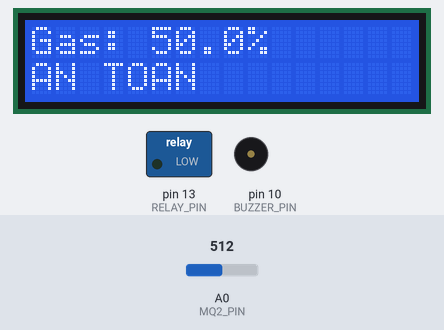
This sketch was run on a simulated Arduino Uno, built with avr-gcc and run on an emulated ATmega328P. On the bench: 16×2 character LCD, switched loads named in the sketch (green lamp = pin HIGH), buzzer (waves = sounding). The test bench sets the inputs (shaded band); at power-on: A0 (MQ2_PIN) = 512. What the sketch prints to the serial monitor is not drawn.

Above: at 3.2 s.
3.3 s: A0 (MQ2_PIN) set to 655
At 4.7 s:
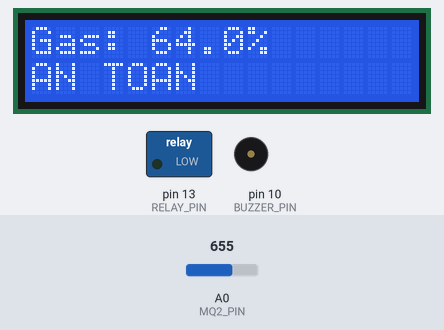
5.0 s: A0 (MQ2_PIN) set to 674
At 6.3 s:
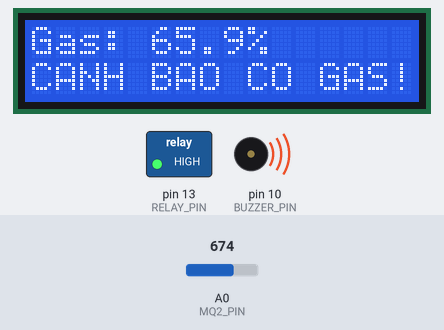
6.6 s: A0 (MQ2_PIN) set to 716
At 7.5 s:
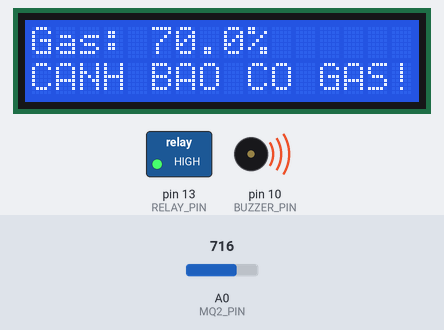
8.1 s: A0 (MQ2_PIN) set to 624
At 9.3 s:
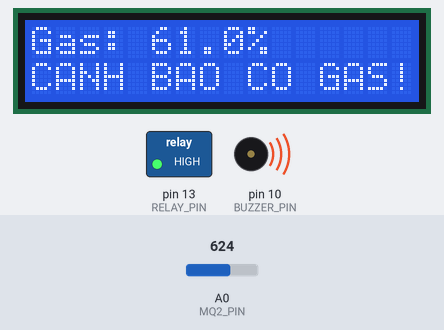
9.6 s: A0 (MQ2_PIN) set to 600
At 10.0 s:
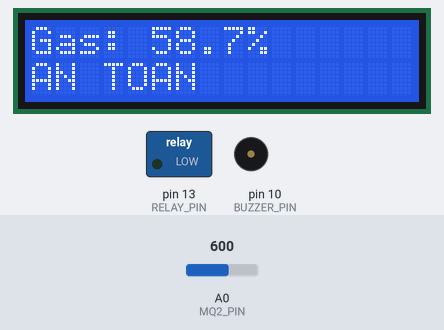
Timing chart, 0 to 12.1 s (numbered marks = the images above; inputs shaded):
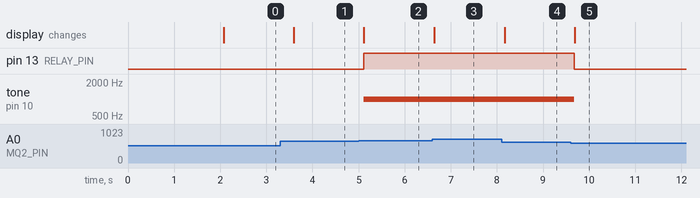

The sketch:

sketch.ino
```cpp
/*
  =============================================================
   BÁO ĐỘNG KHÓI / RÒ RỈ GAS DÙNG CẢM BIẾN MQ-2 (CÓ ÂM THANH)
  =============================================================
*/

#include <LiquidCrystal.h>

// ----------------- Khai báo chân -----------------
const int MQ2_PIN     = A0;    // Cảm biến MQ2
const int BUZZER_PIN  = 10;    // Còi báo động (Buzzer)
const int RELAY_PIN   = 13;    // Module Relay

LiquidCrystal lcd(12, 11, 5, 4, 3, 2);

// ----------------- Thông số cảnh báo -----------------
const float CAL_FACTOR   = 10.23;
const float TRIP_PERCENT = 65.0;
const float HYSTERESIS   = 5.0;

int   d = 0;
float p = 0.0;

void setup() {
  pinMode(BUZZER_PIN, OUTPUT);
  pinMode(RELAY_PIN, OUTPUT);

  noTone(BUZZER_PIN); // Tắt âm thanh ban đầu
  digitalWrite(RELAY_PIN, LOW);

  Serial.begin(9600);
  lcd.begin(16, 2);

  lcd.setCursor(0, 0);
  lcd.print(" HETHONG BAO DONG");
  lcd.setCursor(0, 1);
  lcd.print("   KHOI / GAS   ");
  delay(2000);
  lcd.clear();
}

void loop() {
  d = analogRead(MQ2_PIN);
  p = (float)d / CAL_FACTOR;

  Serial.print("ADC = ");
  Serial.print(d);
  Serial.print("\t Nong do = ");
  Serial.print(p, 1);
  Serial.println(" %");

  lcd.setCursor(0, 0);
  lcd.print("Gas: ");
  lcd.print(p, 1);
  lcd.print("%    ");

  if (p >= TRIP_PERCENT) {
    // 1. Kích hoạt Relay
    digitalWrite(RELAY_PIN, HIGH);

    // 2. Phát âm thanh báo động (Tần số 1000Hz - Tiếng còi hú/tít)
    tone(BUZZER_PIN, 1000);

    lcd.setCursor(0, 1);
    lcd.print("CANH BAO CO GAS!");
  }
  else if (p < (TRIP_PERCENT - HYSTERESIS)) {
    // 1. Tắt Relay
    digitalWrite(RELAY_PIN, LOW);

    // 2. Tắt âm thanh còi
    noTone(BUZZER_PIN);

    lcd.setCursor(0, 1);
    lcd.print("AN TOAN         ");
  }

  delay(300);
}
```

Measured:
- the behaviour switches between 664 and 665 on A0 (MQ2_PIN) (found by bisection; images 1 and 2)
- the behaviour switches between 614 and 613 on A0 (MQ2_PIN) (found by bisection; images 4 and 5)
- after the input at 3.3 s, the display: changes after 0.30 s (image 1)
- after the input at 5.0 s, pin 13 (RELAY_PIN): LOW → HIGH after 0.11 s; tone on pin 10 (BUZZER_PIN): silent → 1000 Hz after 0.11 s; the display: changes after 0.12 s (image 2)
- after the input at 6.6 s, the display: changes at once (image 3)
- after the input at 8.1 s, the display: changes after 0.07 s (image 4)
- after the input at 9.6 s, pin 13 (RELAY_PIN): HIGH → LOW after 0.08 s; tone on pin 10 (BUZZER_PIN): 1000 Hz → silent after 0.08 s; the display: changes after 0.08 s (image 5)
